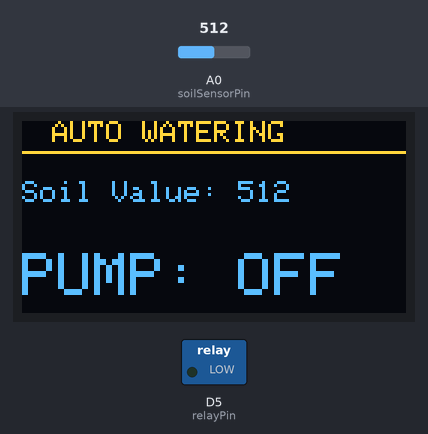
Recording of a sketch running on a simulated ESP8266 (NodeMCU). Shown: 128×64 one-colour display, switched loads named in the sketch (green lamp = pin HIGH). The test bench sets the inputs (shaded band); at power-on: A0 (soilSensorPin) = 512. The OLED is the two-colour kind (top 16 rows yellow); WiFi joins after 1.5 s; servers stay silent unless stated; what the sketch prints to the serial monitor is not drawn.

Above: at 2.7 s.
2.8 s: A0 (soilSensorPin) set to 716
At 4.2 s:
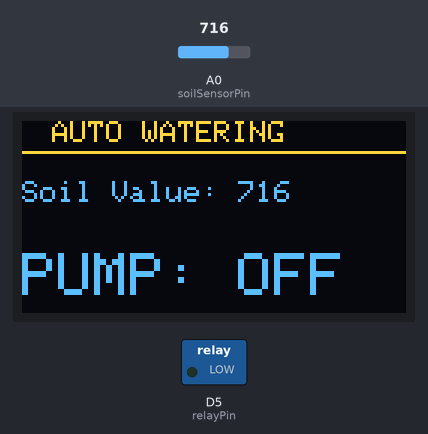
5.1 s: A0 (soilSensorPin) set to 862
At 6.4 s:
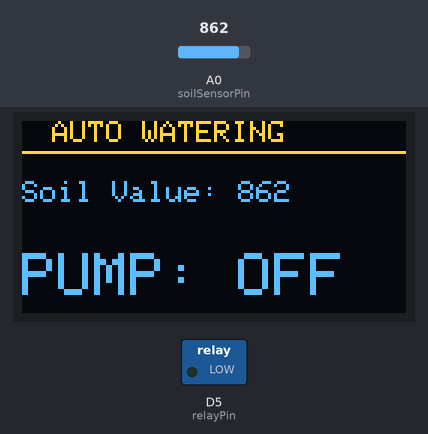
7.1 s: A0 (soilSensorPin) set to 889
At 8.6 s:
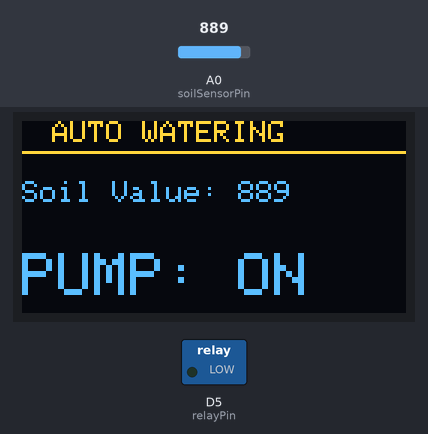
Timing chart, 0 to 10.1 s (numbered marks = the images above; inputs shaded):
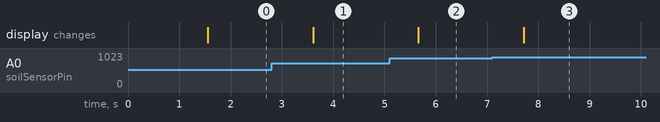

The sketch:

project-auto-water.ino
```cpp
#include <Wire.h>
#include <Adafruit_GFX.h>
#include <Adafruit_SSD1306.h>
#include <ESP8266WiFi.h>
#include <ThingSpeak.h>

#define SCREEN_WIDTH 128
#define SCREEN_HEIGHT 64

Adafruit_SSD1306 display(SCREEN_WIDTH, SCREEN_HEIGHT, &Wire, -1);

const int soilSensorPin = A0;
const int relayPin = D5;
const int dryThreshold = 880;
// --- 1. ตั้งค่า Wi-Fi (รองรับเฉพาะ 2.4GHz) ---
const char* ssid = "iPhone (2)";         // ชื่อ Wi-Fi
const char* password = "POON7777"; // รหัสผ่าน Wi-Fi

// --- 2. ตั้งค่า ThingSpeak ---
WiFiClient client;
unsigned long myChannelNumber = 3540876;           // Channel ID (ใส่ตัวเลขล้วน ห้ามใส่ "")
const char * myWriteAPIKey = "WQ6Z81SL9HG3164T"; // Write API Key (ข้อความใน "")

// ตั้งเวลาส่งข้อมูลทุก 15 วินาที (เกณฑ์ขั้นต่ำของ ThingSpeak บัญชีฟรี)
unsigned long lastTime = 0;
unsigned long timerDelay = 15000;

void setup() {
  Serial.begin(9600);

 // เริ่มต้นเชื่อมต่อ Wi-Fi
  WiFi.mode(WIFI_STA);
  WiFi.begin(ssid, password);
  Serial.print("Connecting to WiFi");

  while (WiFi.status() != WL_CONNECTED) {
    delay(500);
    Serial.print(".");
  }

  Serial.println("\nWiFi Connected!");
  Serial.print("IP Address: ");
  Serial.println(WiFi.localIP());

  // เริ่มต้นใช้งาน ThingSpeak
  ThingSpeak.begin(client);

  // ตั้งขา D5 เป็น INPUT เพื่อตัดสัญญาณปิดรีเลย์ตั้งแต่เริ่มต้น
  pinMode(relayPin, INPUT);

  if (!display.begin(SSD1306_SWITCHCAPVCC, 0x3C)) {
    Serial.println(F("OLED Allocation Failed"));
    for (;;);
  }

  display.clearDisplay();
  display.setTextColor(WHITE);
}

void loop() {
  int soilValue = analogRead(soilSensorPin);
  bool isPumpOn = false;

  if (soilValue > dryThreshold) {
    // ดินแห้ง -> สั่งเปิดปั๊ม (เปลี่ยนเป็น OUTPUT และสั่ง LOW)
    pinMode(relayPin, OUTPUT);
    digitalWrite(relayPin, LOW);
    isPumpOn = true;
  } else {
    // ดินชื้น -> สั่งปิดปั๊มแบบเด็ดขาด (เปลี่ยนเป็น INPUT ตัดสัญญาณ)
    pinMode(relayPin, INPUT);
    isPumpOn = false;
  }

  // --- แสดงผลบนหน้าจอ OLED ---
  display.clearDisplay();

  display.setTextSize(1);
  display.setCursor(10, 0);
  display.println("AUTO WATERING");
  display.drawLine(0, 10, 128, 10, WHITE);

  display.setCursor(0, 20);
  display.print("Soil Value: ");
  display.print(soilValue);

  display.setTextSize(2);
  display.setCursor(0, 44);
  if (isPumpOn) {
    display.println("PUMP: ON");
  } else {
    display.println("PUMP: OFF");
  }

  // ตรวจสอบรอบเวลาทุกๆ 15 วินาที
  if ((millis() - lastTime) > timerDelay) {

    if (WiFi.status() == WL_CONNECTED) {

      // ตัวอย่างการอ่านค่าเซนเซอร์อนาลอกจากขา A0
      int sensorValue = analogRead(A0);

      // กำหนดค่าลง Field 1 (หากมีหลาย Field ให้ใช้ ThingSpeak.setField(2, value) เพิ่มเติม)
      ThingSpeak.setField(1, sensorValue);

      // สั่งส่งข้อมูลขึ้น ThingSpeak Cloud
      int httpCode = ThingSpeak.writeFields(myChannelNumber, myWriteAPIKey);

      // ตรวจสอบสถานะการส่งข้อมูลบน Serial Monitor
      if (httpCode == 200) {
        Serial.println("ThingSpeak update successful! (HTTP 200)");
      } else {
        Serial.print("ThingSpeak error. HTTP Code: ");
        Serial.println(httpCode);
      }

    } else {
      Serial.println("WiFi Disconnected!");
    }

    lastTime = millis(); // บันทึกเวลาล่าสุด
  }

  display.display();

  delay(1000);
}
```

Measured:
- the behaviour switches between 880 and 881 on A0 (soilSensorPin) (found by bisection; images 2 and 3)
- after the input at 2.8 s, the display: changes after 0.81 s (image 1)
- after the input at 5.1 s, the display: changes after 0.56 s (image 2)
- after the input at 7.1 s, the display: changes after 0.61 s (image 3)
